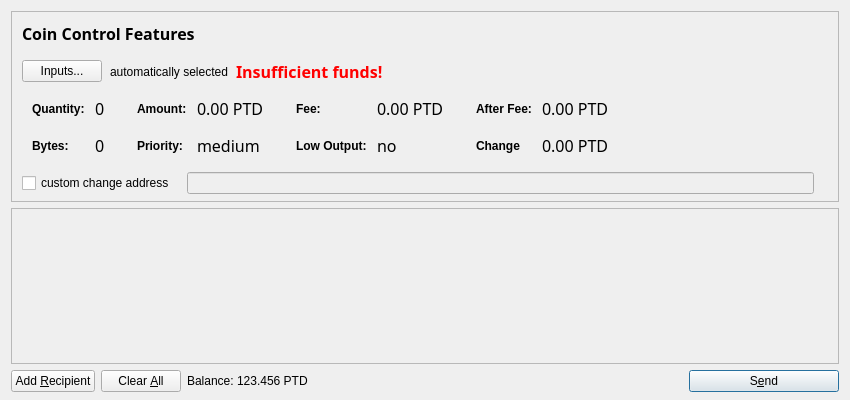
<?xml version="1.0" encoding="UTF-8"?>
<ui version="4.0">
 <class>SendCoinsDialog</class>
 <widget class="QDialog" name="SendCoinsDialog">
  <property name="geometry">
   <rect>
    <x>0</x>
    <y>0</y>
    <width>850</width>
    <height>400</height>
   </rect>
  </property>
  <property name="windowTitle">
   <string>Send Coins</string>
  </property>
  <property name="styleSheet">
   <string notr="true">font: 75 12pt &quot;Century Gothic&quot;;</string>
  </property>
  <layout class="QVBoxLayout" name="verticalLayout" stretch="0,1,0">
   <property name="bottomMargin">
    <number>8</number>
   </property>
   <item>
    <widget class="QFrame" name="frameCoinControl">
     <property name="sizePolicy">
      <sizepolicy hsizetype="Expanding" vsizetype="Expanding">
       <horstretch>0</horstretch>
       <verstretch>0</verstretch>
      </sizepolicy>
     </property>
     <property name="maximumSize">
      <size>
       <width>16777215</width>
       <height>16777215</height>
      </size>
     </property>
     <property name="frameShape">
      <enum>QFrame::StyledPanel</enum>
     </property>
     <property name="frameShadow">
      <enum>QFrame::Sunken</enum>
     </property>
     <layout class="QVBoxLayout" name="verticalLayoutCoinControl2">
      <property name="spacing">
       <number>6</number>
      </property>
      <property name="leftMargin">
       <number>0</number>
      </property>
      <property name="topMargin">
       <number>0</number>
      </property>
      <property name="rightMargin">
       <number>0</number>
      </property>
      <property name="bottomMargin">
       <number>6</number>
      </property>
      <item>
       <layout class="QVBoxLayout" name="verticalLayoutCoinControl" stretch="0,0,0,0,1">
        <property name="spacing">
         <number>0</number>
        </property>
        <property name="leftMargin">
         <number>10</number>
        </property>
        <property name="topMargin">
         <number>10</number>
        </property>
        <item>
         <layout class="QHBoxLayout" name="horizontalLayoutCoinControl1">
          <property name="bottomMargin">
           <number>15</number>
          </property>
          <item>
           <widget class="QLabel" name="labelCoinControlFeatures">
            <property name="sizePolicy">
             <sizepolicy hsizetype="Preferred" vsizetype="Maximum">
              <horstretch>0</horstretch>
              <verstretch>0</verstretch>
             </sizepolicy>
            </property>
            <property name="font">
             <font>
              <family>Century Gothic</family>
              <pointsize>12</pointsize>
              <weight>75</weight>
              <italic>false</italic>
              <bold>true</bold>
             </font>
            </property>
            <property name="styleSheet">
             <string notr="true">font-weight:bold;</string>
            </property>
            <property name="text">
             <string>Coin Control Features</string>
            </property>
           </widget>
          </item>
         </layout>
        </item>
        <item>
         <layout class="QHBoxLayout" name="horizontalLayoutCoinControl2" stretch="0,0,0,0">
          <property name="spacing">
           <number>8</number>
          </property>
          <property name="bottomMargin">
           <number>10</number>
          </property>
          <item>
           <widget class="QPushButton" name="pushButtonCoinControl">
            <property name="styleSheet">
             <string notr="true">font: 75 9pt &quot;Century Gothic&quot;;</string>
            </property>
            <property name="text">
             <string>Inputs...</string>
            </property>
           </widget>
          </item>
          <item>
           <widget class="QLabel" name="labelCoinControlAutomaticallySelected">
            <property name="text">
             <string>automatically selected</string>
            </property>
            <property name="margin">
             <number>5</number>
            </property>
           </widget>
          </item>
          <item>
           <widget class="QLabel" name="labelCoinControlInsuffFunds">
            <property name="font">
             <font>
              <family>Century Gothic</family>
              <pointsize>12</pointsize>
              <weight>75</weight>
              <italic>false</italic>
              <bold>true</bold>
             </font>
            </property>
            <property name="styleSheet">
             <string notr="true">color:red;font-weight:bold;</string>
            </property>
            <property name="text">
             <string>Insufficient funds!</string>
            </property>
            <property name="margin">
             <number>5</number>
            </property>
           </widget>
          </item>
          <item>
           <spacer name="horizontalSpacerCoinControl">
            <property name="orientation">
             <enum>Qt::Horizontal</enum>
            </property>
            <property name="sizeHint" stdset="0">
             <size>
              <width>40</width>
              <height>1</height>
             </size>
            </property>
           </spacer>
          </item>
         </layout>
        </item>
        <item>
         <widget class="QWidget" name="widgetCoinControl" native="true">
          <property name="sizePolicy">
           <sizepolicy hsizetype="Preferred" vsizetype="Preferred">
            <horstretch>0</horstretch>
            <verstretch>0</verstretch>
           </sizepolicy>
          </property>
          <property name="minimumSize">
           <size>
            <width>0</width>
            <height>0</height>
           </size>
          </property>
          <property name="styleSheet">
           <string notr="true"/>
          </property>
          <layout class="QHBoxLayout" name="horizontalLayoutCoinControl5">
           <property name="leftMargin">
            <number>0</number>
           </property>
           <property name="topMargin">
            <number>0</number>
           </property>
           <property name="rightMargin">
            <number>0</number>
           </property>
           <property name="bottomMargin">
            <number>0</number>
           </property>
           <item>
            <layout class="QHBoxLayout" name="horizontalLayoutCoinControl3" stretch="0,0,0,1">
             <property name="spacing">
              <number>20</number>
             </property>
             <property name="topMargin">
              <number>0</number>
             </property>
             <property name="bottomMargin">
              <number>10</number>
             </property>
             <item>
              <layout class="QFormLayout" name="formLayoutCoinControl1">
               <property name="horizontalSpacing">
                <number>10</number>
               </property>
               <property name="verticalSpacing">
                <number>14</number>
               </property>
               <property name="leftMargin">
                <number>10</number>
               </property>
               <property name="topMargin">
                <number>4</number>
               </property>
               <property name="rightMargin">
                <number>6</number>
               </property>
               <item row="0" column="0">
                <widget class="QLabel" name="labelCoinControlQuantityText">
                 <property name="styleSheet">
                  <string notr="true">font-weight:bold;</string>
                 </property>
                 <property name="text">
                  <string>Quantity:</string>
                 </property>
                 <property name="margin">
                  <number>0</number>
                 </property>
                </widget>
               </item>
               <item row="0" column="1">
                <widget class="QLabel" name="labelCoinControlQuantity">
                 <property name="font">
                  <font>
                   <family>Century Gothic</family>
                   <pointsize>12</pointsize>
                   <weight>9</weight>
                   <italic>false</italic>
                   <bold>false</bold>
                  </font>
                 </property>
                 <property name="cursor">
                  <cursorShape>IBeamCursor</cursorShape>
                 </property>
                 <property name="contextMenuPolicy">
                  <enum>Qt::ActionsContextMenu</enum>
                 </property>
                 <property name="text">
                  <string>0</string>
                 </property>
                 <property name="margin">
                  <number>0</number>
                 </property>
                 <property name="textInteractionFlags">
                  <set>Qt::LinksAccessibleByMouse|Qt::TextSelectableByKeyboard|Qt::TextSelectableByMouse</set>
                 </property>
                </widget>
               </item>
               <item row="1" column="0">
                <widget class="QLabel" name="labelCoinControlBytesText">
                 <property name="styleSheet">
                  <string notr="true">font-weight:bold;</string>
                 </property>
                 <property name="text">
                  <string>Bytes:</string>
                 </property>
                </widget>
               </item>
               <item row="1" column="1">
                <widget class="QLabel" name="labelCoinControlBytes">
                 <property name="font">
                  <font>
                   <family>Century Gothic</family>
                   <pointsize>12</pointsize>
                   <weight>9</weight>
                   <italic>false</italic>
                   <bold>false</bold>
                  </font>
                 </property>
                 <property name="cursor">
                  <cursorShape>IBeamCursor</cursorShape>
                 </property>
                 <property name="contextMenuPolicy">
                  <enum>Qt::ActionsContextMenu</enum>
                 </property>
                 <property name="text">
                  <string>0</string>
                 </property>
                 <property name="textInteractionFlags">
                  <set>Qt::LinksAccessibleByMouse|Qt::TextSelectableByKeyboard|Qt::TextSelectableByMouse</set>
                 </property>
                </widget>
               </item>
              </layout>
             </item>
             <item>
              <layout class="QFormLayout" name="formLayoutCoinControl2">
               <property name="horizontalSpacing">
                <number>10</number>
               </property>
               <property name="verticalSpacing">
                <number>14</number>
               </property>
               <property name="leftMargin">
                <number>6</number>
               </property>
               <property name="topMargin">
                <number>4</number>
               </property>
               <property name="rightMargin">
                <number>6</number>
               </property>
               <item row="0" column="0">
                <widget class="QLabel" name="labelCoinControlAmountText">
                 <property name="styleSheet">
                  <string notr="true">font-weight:bold;</string>
                 </property>
                 <property name="text">
                  <string>Amount:</string>
                 </property>
                 <property name="margin">
                  <number>0</number>
                 </property>
                </widget>
               </item>
               <item row="0" column="1">
                <widget class="QLabel" name="labelCoinControlAmount">
                 <property name="font">
                  <font>
                   <family>Century Gothic</family>
                   <pointsize>12</pointsize>
                   <weight>9</weight>
                   <italic>false</italic>
                   <bold>false</bold>
                  </font>
                 </property>
                 <property name="cursor">
                  <cursorShape>IBeamCursor</cursorShape>
                 </property>
                 <property name="contextMenuPolicy">
                  <enum>Qt::ActionsContextMenu</enum>
                 </property>
                 <property name="text">
                  <string>0.00 PTD</string>
                 </property>
                 <property name="textInteractionFlags">
                  <set>Qt::LinksAccessibleByMouse|Qt::TextSelectableByKeyboard|Qt::TextSelectableByMouse</set>
                 </property>
                </widget>
               </item>
               <item row="1" column="0">
                <widget class="QLabel" name="labelCoinControlPriorityText">
                 <property name="styleSheet">
                  <string notr="true">font-weight:bold;</string>
                 </property>
                 <property name="text">
                  <string>Priority:</string>
                 </property>
                </widget>
               </item>
               <item row="1" column="1">
                <widget class="QLabel" name="labelCoinControlPriority">
                 <property name="font">
                  <font>
                   <family>Century Gothic</family>
                   <pointsize>12</pointsize>
                   <weight>9</weight>
                   <italic>false</italic>
                   <bold>false</bold>
                  </font>
                 </property>
                 <property name="cursor">
                  <cursorShape>IBeamCursor</cursorShape>
                 </property>
                 <property name="contextMenuPolicy">
                  <enum>Qt::ActionsContextMenu</enum>
                 </property>
                 <property name="text">
                  <string>medium</string>
                 </property>
                 <property name="textInteractionFlags">
                  <set>Qt::LinksAccessibleByMouse|Qt::TextSelectableByKeyboard|Qt::TextSelectableByMouse</set>
                 </property>
                </widget>
               </item>
              </layout>
             </item>
             <item>
              <layout class="QFormLayout" name="formLayoutCoinControl3">
               <property name="horizontalSpacing">
                <number>10</number>
               </property>
               <property name="verticalSpacing">
                <number>14</number>
               </property>
               <property name="leftMargin">
                <number>6</number>
               </property>
               <property name="topMargin">
                <number>4</number>
               </property>
               <property name="rightMargin">
                <number>6</number>
               </property>
               <item row="0" column="0">
                <widget class="QLabel" name="labelCoinControlFeeText">
                 <property name="styleSheet">
                  <string notr="true">font-weight:bold;</string>
                 </property>
                 <property name="text">
                  <string>Fee:</string>
                 </property>
                 <property name="margin">
                  <number>0</number>
                 </property>
                </widget>
               </item>
               <item row="0" column="1">
                <widget class="QLabel" name="labelCoinControlFee">
                 <property name="font">
                  <font>
                   <family>Century Gothic</family>
                   <pointsize>12</pointsize>
                   <weight>9</weight>
                   <italic>false</italic>
                   <bold>false</bold>
                  </font>
                 </property>
                 <property name="cursor">
                  <cursorShape>IBeamCursor</cursorShape>
                 </property>
                 <property name="contextMenuPolicy">
                  <enum>Qt::ActionsContextMenu</enum>
                 </property>
                 <property name="text">
                  <string>0.00 PTD</string>
                 </property>
                 <property name="textInteractionFlags">
                  <set>Qt::LinksAccessibleByMouse|Qt::TextSelectableByKeyboard|Qt::TextSelectableByMouse</set>
                 </property>
                </widget>
               </item>
               <item row="1" column="0">
                <widget class="QLabel" name="labelCoinControlLowOutputText">
                 <property name="styleSheet">
                  <string notr="true">font-weight:bold;</string>
                 </property>
                 <property name="text">
                  <string>Low Output:</string>
                 </property>
                </widget>
               </item>
               <item row="1" column="1">
                <widget class="QLabel" name="labelCoinControlLowOutput">
                 <property name="font">
                  <font>
                   <family>Century Gothic</family>
                   <pointsize>12</pointsize>
                   <weight>9</weight>
                   <italic>false</italic>
                   <bold>false</bold>
                  </font>
                 </property>
                 <property name="cursor">
                  <cursorShape>IBeamCursor</cursorShape>
                 </property>
                 <property name="contextMenuPolicy">
                  <enum>Qt::ActionsContextMenu</enum>
                 </property>
                 <property name="text">
                  <string>no</string>
                 </property>
                 <property name="textInteractionFlags">
                  <set>Qt::LinksAccessibleByMouse|Qt::TextSelectableByKeyboard|Qt::TextSelectableByMouse</set>
                 </property>
                </widget>
               </item>
              </layout>
             </item>
             <item>
              <layout class="QFormLayout" name="formLayoutCoinControl4">
               <property name="horizontalSpacing">
                <number>10</number>
               </property>
               <property name="verticalSpacing">
                <number>14</number>
               </property>
               <property name="leftMargin">
                <number>6</number>
               </property>
               <property name="topMargin">
                <number>4</number>
               </property>
               <property name="rightMargin">
                <number>6</number>
               </property>
               <item row="0" column="0">
                <widget class="QLabel" name="labelCoinControlAfterFeeText">
                 <property name="styleSheet">
                  <string notr="true">font-weight:bold;</string>
                 </property>
                 <property name="text">
                  <string>After Fee:</string>
                 </property>
                 <property name="margin">
                  <number>0</number>
                 </property>
                </widget>
               </item>
               <item row="0" column="1">
                <widget class="QLabel" name="labelCoinControlAfterFee">
                 <property name="font">
                  <font>
                   <family>Century Gothic</family>
                   <pointsize>12</pointsize>
                   <weight>9</weight>
                   <italic>false</italic>
                   <bold>false</bold>
                  </font>
                 </property>
                 <property name="cursor">
                  <cursorShape>IBeamCursor</cursorShape>
                 </property>
                 <property name="contextMenuPolicy">
                  <enum>Qt::ActionsContextMenu</enum>
                 </property>
                 <property name="text">
                  <string>0.00 PTD</string>
                 </property>
                 <property name="textInteractionFlags">
                  <set>Qt::LinksAccessibleByMouse|Qt::TextSelectableByKeyboard|Qt::TextSelectableByMouse</set>
                 </property>
                </widget>
               </item>
               <item row="1" column="0">
                <widget class="QLabel" name="labelCoinControlChangeText">
                 <property name="styleSheet">
                  <string notr="true">font-weight:bold;</string>
                 </property>
                 <property name="text">
                  <string>Change</string>
                 </property>
                </widget>
               </item>
               <item row="1" column="1">
                <widget class="QLabel" name="labelCoinControlChange">
                 <property name="font">
                  <font>
                   <family>Century Gothic</family>
                   <pointsize>12</pointsize>
                   <weight>9</weight>
                   <italic>false</italic>
                   <bold>false</bold>
                  </font>
                 </property>
                 <property name="cursor">
                  <cursorShape>IBeamCursor</cursorShape>
                 </property>
                 <property name="contextMenuPolicy">
                  <enum>Qt::ActionsContextMenu</enum>
                 </property>
                 <property name="text">
                  <string>0.00 PTD</string>
                 </property>
                 <property name="textInteractionFlags">
                  <set>Qt::LinksAccessibleByMouse|Qt::TextSelectableByKeyboard|Qt::TextSelectableByMouse</set>
                 </property>
                </widget>
               </item>
              </layout>
             </item>
            </layout>
           </item>
          </layout>
         </widget>
        </item>
        <item>
         <layout class="QHBoxLayout" name="horizontalLayoutCoinControl4" stretch="0,0,0">
          <property name="spacing">
           <number>12</number>
          </property>
          <property name="sizeConstraint">
           <enum>QLayout::SetDefaultConstraint</enum>
          </property>
          <property name="topMargin">
           <number>5</number>
          </property>
          <property name="rightMargin">
           <number>5</number>
          </property>
          <item>
           <widget class="QCheckBox" name="checkBoxCoinControlChange">
            <property name="text">
             <string>custom change address</string>
            </property>
           </widget>
          </item>
          <item>
           <widget class="QLineEdit" name="lineEditCoinControlChange">
            <property name="enabled">
             <bool>false</bool>
            </property>
            <property name="sizePolicy">
             <sizepolicy hsizetype="Expanding" vsizetype="Fixed">
              <horstretch>0</horstretch>
              <verstretch>0</verstretch>
             </sizepolicy>
            </property>
            <property name="styleSheet">
             <string notr="true">font: 75 10pt &quot;Century Gothic&quot;;</string>
            </property>
           </widget>
          </item>
          <item>
           <widget class="QLabel" name="labelCoinControlChangeLabel">
            <property name="sizePolicy">
             <sizepolicy hsizetype="Preferred" vsizetype="Expanding">
              <horstretch>0</horstretch>
              <verstretch>0</verstretch>
             </sizepolicy>
            </property>
            <property name="minimumSize">
             <size>
              <width>0</width>
              <height>0</height>
             </size>
            </property>
            <property name="text">
             <string/>
            </property>
            <property name="margin">
             <number>3</number>
            </property>
           </widget>
          </item>
         </layout>
        </item>
        <item>
         <spacer name="verticalSpacerCoinControl">
          <property name="orientation">
           <enum>Qt::Vertical</enum>
          </property>
          <property name="sizeHint" stdset="0">
           <size>
            <width>800</width>
            <height>1</height>
           </size>
          </property>
         </spacer>
        </item>
       </layout>
      </item>
     </layout>
    </widget>
   </item>
   <item>
    <widget class="QScrollArea" name="scrollArea">
     <property name="widgetResizable">
      <bool>true</bool>
     </property>
     <widget class="QWidget" name="scrollAreaWidgetContents">
      <property name="geometry">
       <rect>
        <x>0</x>
        <y>0</y>
        <width>830</width>
        <height>137</height>
       </rect>
      </property>
      <layout class="QVBoxLayout" name="verticalLayout_2">
       <property name="leftMargin">
        <number>0</number>
       </property>
       <property name="topMargin">
        <number>0</number>
       </property>
       <property name="rightMargin">
        <number>0</number>
       </property>
       <property name="bottomMargin">
        <number>0</number>
       </property>
       <item>
        <layout class="QVBoxLayout" name="entries">
         <property name="spacing">
          <number>6</number>
         </property>
        </layout>
       </item>
       <item>
        <spacer name="verticalSpacer">
         <property name="orientation">
          <enum>Qt::Vertical</enum>
         </property>
         <property name="sizeHint" stdset="0">
          <size>
           <width>20</width>
           <height>40</height>
          </size>
         </property>
        </spacer>
       </item>
      </layout>
     </widget>
    </widget>
   </item>
   <item>
    <layout class="QHBoxLayout" name="horizontalLayout">
     <item>
      <widget class="QPushButton" name="addButton">
       <property name="toolTip">
        <string>Send to multiple recipients at once</string>
       </property>
       <property name="styleSheet">
        <string notr="true">font: 75 9pt &quot;Century Gothic&quot;;</string>
       </property>
       <property name="text">
        <string>Add &amp;Recipient</string>
       </property>
       <property name="icon">
        <iconset resource="../bitcoin.qrc">
         <normaloff>:/icons/add</normaloff>:/icons/add</iconset>
       </property>
       <property name="autoDefault">
        <bool>false</bool>
       </property>
      </widget>
     </item>
     <item>
      <widget class="QPushButton" name="clearButton">
       <property name="sizePolicy">
        <sizepolicy hsizetype="Minimum" vsizetype="Fixed">
         <horstretch>0</horstretch>
         <verstretch>0</verstretch>
        </sizepolicy>
       </property>
       <property name="toolTip">
        <string>Remove all transaction fields</string>
       </property>
       <property name="styleSheet">
        <string notr="true">font: 75 9pt &quot;Century Gothic&quot;;</string>
       </property>
       <property name="text">
        <string>Clear &amp;All</string>
       </property>
       <property name="icon">
        <iconset resource="../bitcoin.qrc">
         <normaloff>:/icons/remove</normaloff>:/icons/remove</iconset>
       </property>
       <property name="autoRepeatDelay">
        <number>300</number>
       </property>
       <property name="autoDefault">
        <bool>false</bool>
       </property>
      </widget>
     </item>
     <item>
      <layout class="QHBoxLayout" name="horizontalLayout_2">
       <property name="spacing">
        <number>3</number>
       </property>
       <item>
        <widget class="QLabel" name="label">
         <property name="sizePolicy">
          <sizepolicy hsizetype="Preferred" vsizetype="Fixed">
           <horstretch>0</horstretch>
           <verstretch>0</verstretch>
          </sizepolicy>
         </property>
         <property name="text">
          <string>Balance:</string>
         </property>
        </widget>
       </item>
       <item>
        <widget class="QLabel" name="labelBalance">
         <property name="sizePolicy">
          <sizepolicy hsizetype="Preferred" vsizetype="Fixed">
           <horstretch>0</horstretch>
           <verstretch>0</verstretch>
          </sizepolicy>
         </property>
         <property name="cursor">
          <cursorShape>IBeamCursor</cursorShape>
         </property>
         <property name="text">
          <string>123.456 PTD</string>
         </property>
         <property name="textInteractionFlags">
          <set>Qt::LinksAccessibleByMouse|Qt::TextSelectableByKeyboard|Qt::TextSelectableByMouse</set>
         </property>
        </widget>
       </item>
      </layout>
     </item>
     <item>
      <spacer name="horizontalSpacer">
       <property name="orientation">
        <enum>Qt::Horizontal</enum>
       </property>
       <property name="sizeHint" stdset="0">
        <size>
         <width>40</width>
         <height>20</height>
        </size>
       </property>
      </spacer>
     </item>
     <item>
      <widget class="QPushButton" name="sendButton">
       <property name="minimumSize">
        <size>
         <width>150</width>
         <height>0</height>
        </size>
       </property>
       <property name="toolTip">
        <string>Confirm the send action</string>
       </property>
       <property name="styleSheet">
        <string notr="true">font: 75 9pt &quot;Century Gothic&quot;;</string>
       </property>
       <property name="text">
        <string>S&amp;end</string>
       </property>
       <property name="icon">
        <iconset resource="../bitcoin.qrc">
         <normaloff>:/icons/send</normaloff>:/icons/send</iconset>
       </property>
       <property name="default">
        <bool>true</bool>
       </property>
      </widget>
     </item>
    </layout>
   </item>
  </layout>
 </widget>
 <resources>
  <include location="../bitcoin.qrc"/>
 </resources>
 <connections/>
</ui>
